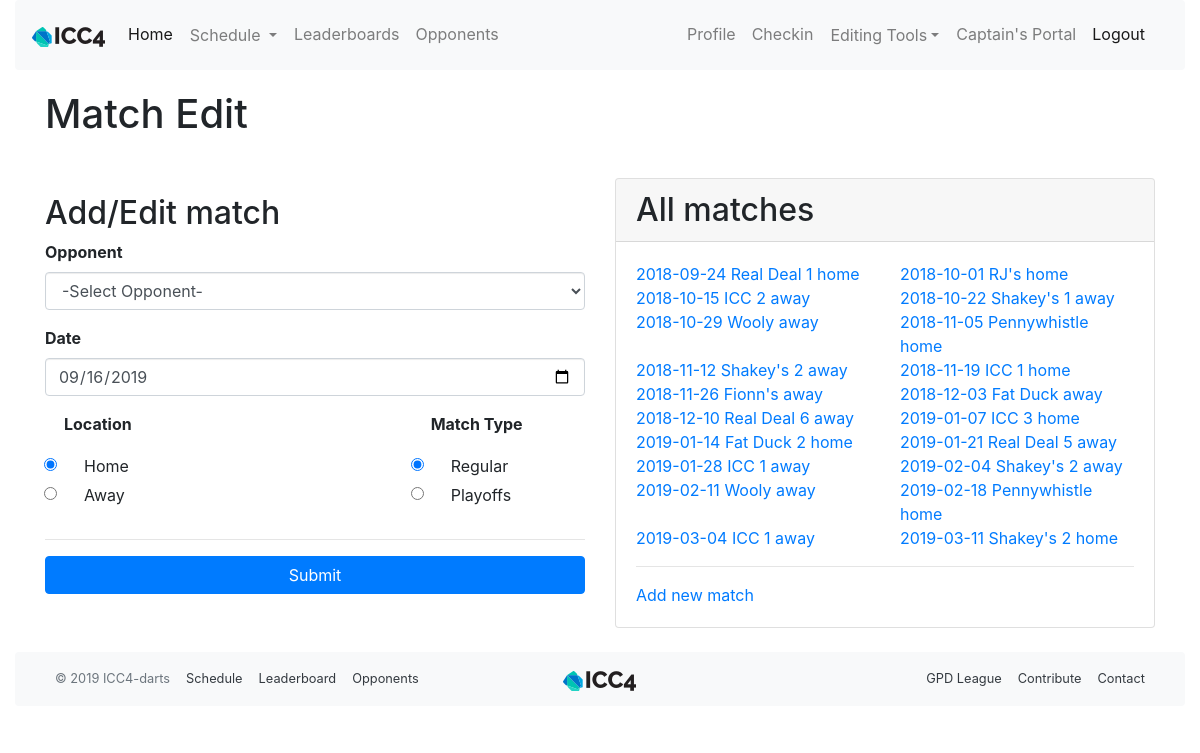
The page /match_edit (signed in) on the database as committed earlier.
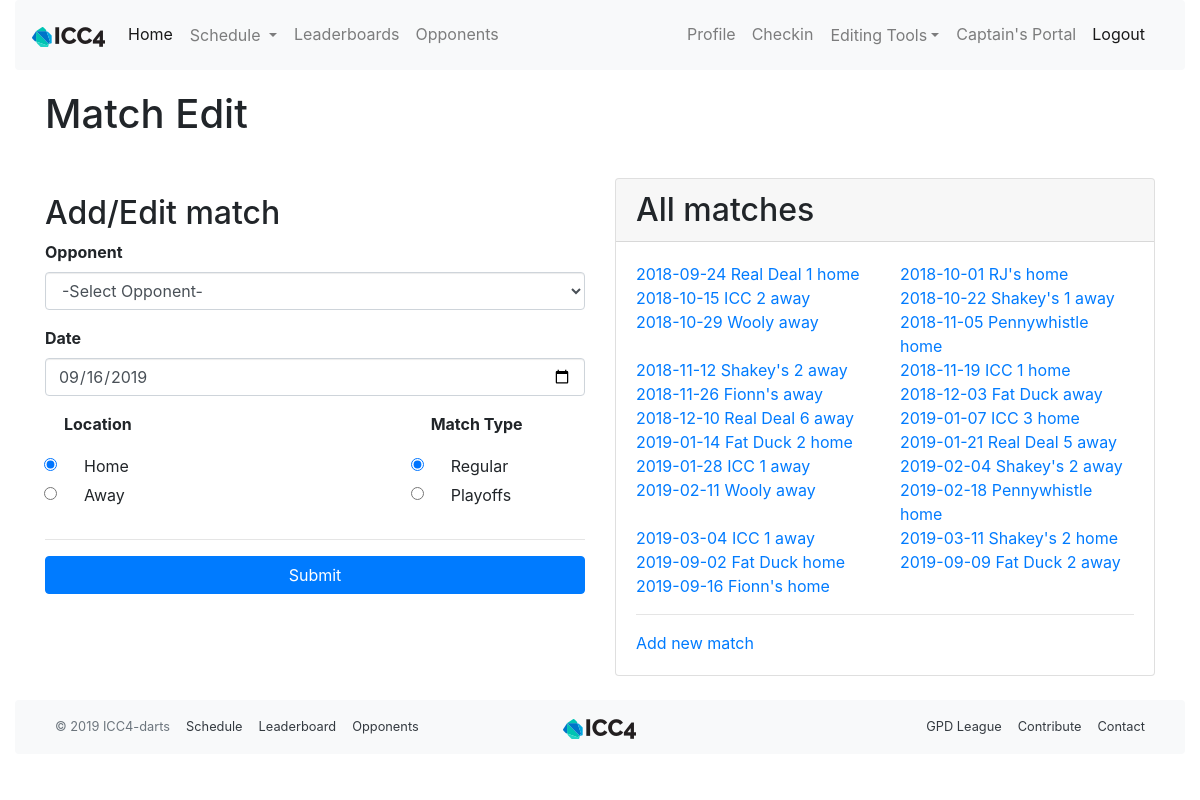
The same page on the database as committed later.
### app/models.py (models this page shows, shortened)
class Match(db.Model):
    id = db.Column(db.Integer, primary_key=True)
    opponent_id = db.Column(db.Integer, db. ForeignKey('team.id'))
    opponent = db.relationship('Team', back_populates='matches')
    date = db.Column(db.Date, index=True, default=date.today())
    location = db.Column(db.String(64))
    home_away = db.Column(db.String(32), index=True)
    match_type = db.Column(db.String(32), index=True)
    games = db.relationship('Game', back_populates='match', lazy='dynamic')
    team_score = db.Column(db.Integer, index=True)
    opponent_score = db.Column(db.Integer, index=True)
    win = db.Column(db.Boolean, index=True, default=None)
    overtime = db.Column(db.Boolean, index=True, default=False)
    match_summary = db.Column(db.String(512))
    food = db.Column(db.String(128))
    season_id = db.Column(db.Integer, db. ForeignKey('season.id'))
    season = db.relationship('Season', back_populates='matches')
    match_stats = db.relationship('MatchStats', uselist=False, back_populates='match')
    high_scores = db.relationship('HighScore', back_populates='match', lazy='dynamic')
    low_scores = db.relationship('LowScore', back_populates='match', lazy='dynamic')
    checked_players = association_proxy('checked_players_association', 'player')
    reminder_email_sent = db.Column(db.Date)

class Team(db.Model):
    id = db.Column(db.Integer, primary_key=True)
    name = db.Column(db.String(64), index=True, unique=True)
    home_location = db.Column(db.String(64), index=True)
    address = db.Column(db.String(128), index=True)
    matches = db.relationship('Match', back_populates='opponent', lazy='dynamic')

### app/main/routes.py (the view, shortened to what this page needs)
@bp.route('/match_edit',  methods=['GET', 'POST'], defaults={'id': None})
@bp.route('/match_edit/<id>',  methods=['GET', 'POST'])
@login_required
@check_verification
@check_role(['admin','captain'])
def match_edit(id):
    match = Match.query.filter_by(id=id).first()
    form = EditMatchForm(match=match)
    all_teams = Team.query.order_by(Team.name).all()
    team_choices = [('', '-Select Opponent-')]+[(t.name,t.name) for t in all_teams]
    form.opponent.choices=team_choices
    all_matches = Match.query.order_by(Match.date).all()
    if request.method=='GET' and match is not None:
        form.load_match(match)
    return render_template('edit_match.html', title='Match Editor',
        form=form, match=match, all_matches=all_matches)

### app/main/forms.py (shortened to what this page needs)
class EditMatchForm(FlaskForm):
    date = DateField('Date', format='%Y-%m-%d', default=datetime.today().date, validators=[DataRequired()])
    opponent = SelectField('Opponent', choices=[], validators=[DataRequired()])
    home_away = RadioField('Location', choices=[('home','Home'),('away','Away')], default='home', validators=[DataRequired()])
    match_type = RadioField('Match Type', choices=[('r','Regular'),('p','Playoffs')], default='r', validators=[DataRequired()])
    submit_new = SubmitField('Submit')
    submit_edit = SubmitField('Edit Match')
    submit_delete = SubmitField('Delete Match')
    def __init__(self, match=None, *args, **kwargs):
        super().__init__(*args, **kwargs)
        if match is not None:
            self.original_date = match.date
            self.original_opponent = match.opponent.name
            self.original_home_away = match.home_away
            self.original_match_type = match.match_type
        else:
            self.original_date = None
            self.original_opponent = None
            self.original_home_away = None
            self.original_match_type = None

### app/models.py (called while the page is built)
@login.user_loader
def load_user(id):
    return User.query.get(int(id))

### app/templates/edit_match.html (shortened to what this page needs)
{% extends "base.html" %}
{% import 'bootstrap/wtf.html' as wtf %}
{% block app_content %}
<div class="container">
  <h1>Match Edit</h1>
  <br>
  <div class="row">
    <div class="col-md-6 mt-4"><h2>Add/Edit match</h2>
      <form class="form" method="post" role="form">
        {{ wtf.form_field(form.opponent) }}
        {{ wtf.form_field(form.date, type="date") }}
        <div class="form-row">
          <div class="col-xs-4 px-4">
          {{ wtf.form_field(form.home_away) }}
         </div>
        <div class="col-xs-4">
        </div>
        <div class="col-xs-4 px-4">
          {{ wtf.form_field(form.match_type) }}
        </div>
        </div>
        <hr>
        {% if match %}
        <h4 class="text-center text-muted">{{ match.date.strftime('%Y-%m-%d') }} {{ match.opponent.name }} {{ match.home_away }}</h4>
        {{ wtf.form_field(form.submit_edit, button_map={'submit_edit': 'info my-1 btn-block'}) }}
        {{ wtf.form_field(form.submit_delete, hidden="true", button_map={'submit_delete': 'danger my-1 btn-block'}) }}
        <button type="button" id="modal-click" class="btn btn-danger btn-block my-1" data-toggle="modal" data-target="#confirmModal">Delete Match</button>
        {% else %}
        {{ wtf.form_field(form.submit_new, button_map={'submit_new': 'primary my-1 btn-block'}) }}
        {% endif %}
      </form>
    </div>
    <div class="col-md-6 mt-2">
      <div class="card h-100">
        <h2 class="card-header">All matches</h2>
        <div class="card-body">
          <ul class="row list-unstyled">
          {% for m in all_matches %}
          <li class="col-xs-6">
            <a href="{{ url_for('main.match_edit', id=m.id) }}">{{ m.date.strftime('%Y-%m-%d') }} {{ m.opponent.name }} {{ m.home_away }} </a>
          </li>
          {% endfor %}
          </ul>
          <hr>
          <a href="{{ url_for('main.match_edit') }}">Add new match</a>
        </div>
      </div>
    </div>
  </div>
</div>
{% endblock %}

Rows that differ between the two databases and show on the page:
added Match: date "2019-09-02", opponent.name "Fat Duck", home_away "home"
added Match: date "2019-09-09", opponent.name "Fat Duck 2", home_away "away"
added Match: date "2019-09-16", opponent.name "Fionn's", home_away "home"
